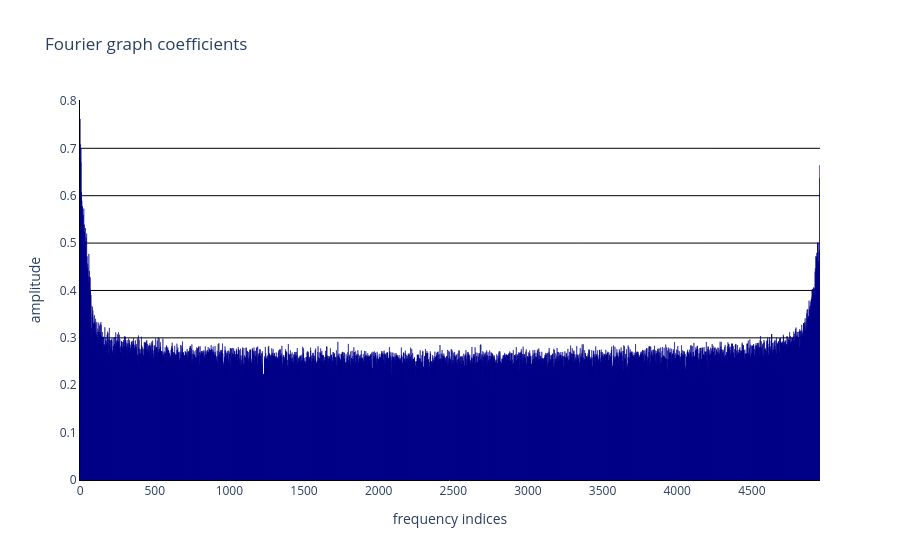

Source (notebook cell):
### Code cell
arr1 = np.abs(data["lam"] - np.roll(data["lam"], 1))
arr2 = np.abs(data["lam"] - np.roll(data["lam"], -1))
D    = np.minimum(arr1, arr2)**0.125

mm.viz.plot_spectrum(D).show()

### Figure 1 — Plotly figure (JSON) as saved in the notebook; plotly's stock layout.template omitted (floating-point values rounded to 4 significant figures; data arrays with more than 128 entries replaced by an {"elided": "..."} marker saying what was removed)
{"data": [{"marker": {"color": "darkblue", "line": {"color": "darkblue"}}, "type": "bar", "y": {"elided": "4957 float values"}}], "layout": {"plot_bgcolor": "white", "showlegend": false, "title": {"text": "Fourier graph coefficients"}, "xaxis": {"linecolor": "black", "title": {"text": "frequency indices"}}, "yaxis": {"gridcolor": "black", "linecolor": "black", "title": {"text": "amplitude"}}}}
